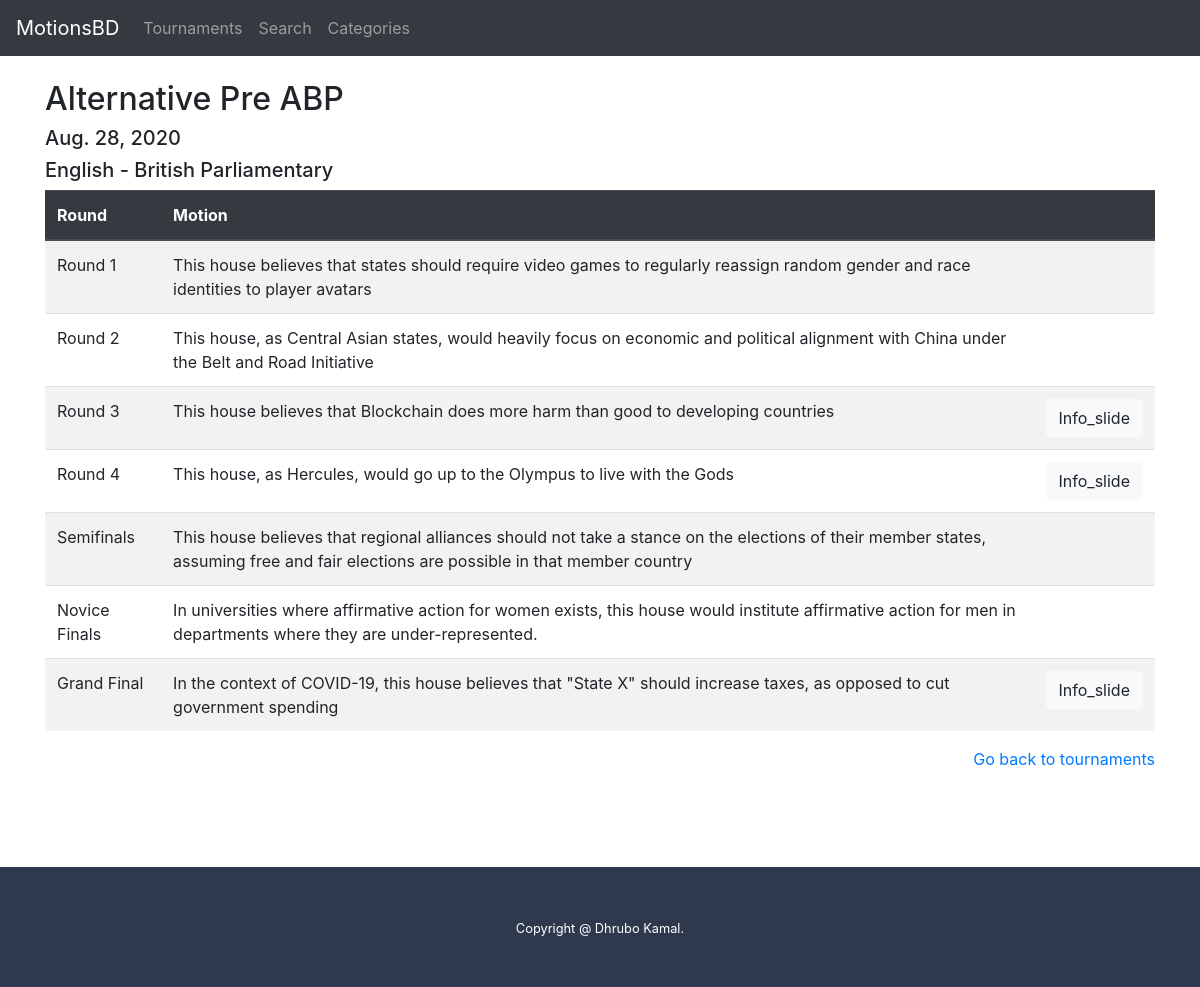
Screenshot of /tournaments/1/ with the database file from the repository.
### dir/models.py (models this page shows, shortened)
class Tournament (models.Model):
    tournament_name = models.CharField(max_length=250)
    lang = models.CharField(max_length=2, choices=[('bn', 'Bangla'), ('en', 'English')])
    format = models.CharField(max_length=3, choices=[('ap', 'AP'), ('bp', 'BP'), ('3v3', '3v3')])
    date = models.DateField()

class Motion (models.Model):
    motion_text = models.CharField(max_length=1000)
    info_slide = models.CharField(max_length=9000, blank=True)
    tournament = models.ForeignKey(Tournament, on_delete=models.CASCADE)
    round = models.CharField(max_length=30)
    category = models.ForeignKey(Category,on_delete=models.CASCADE, null=True, blank=True)

### dir/views.py (the view)
# urls.py: path('tournaments/<int:tournament_id>/', views.tournament_details, name='tournament_details'),
def tournament_details(request, tournament_id):
    try:
        tournament = Tournament.objects.get(pk=tournament_id)
    except 'Tournament not found':
        raise Http404("Tournament not found")
    return render(request, 'dir/tournament_details.html', {'tournament': tournament})

### dir/templates/dir/tournament_details.html (shortened to what this page needs)
{% extends 'dir/base.html' %}
{%  block content %}
<h2> {{ tournament.tournament_name }} </h2>
<h5> {{ tournament.date }} </h5>
<h5> {% if tournament.lang == 'bn'%} Bangla {%elif tournament.lang == 'en'%} English {% endif %} - {% if tournament.format == 'ap'%} Asian Parliamentary {%elif tournament.format == 'bp'%} British Parliamentary {%elif tournament.format == '3v3'%} 3 on 3 {% endif %} </h5>
<table class="table table-striped ">
    <thead class="thead-dark">
    <tr>
        <th scope="col"> Round </th>
        <th scope="col"> Motion </th>
        <th scope="col"> </th>
    </tr>
    </thead>
    <tbody>
    {% for motion in tournament.motion_set.all %}
        <tr>
            <td> {{ motion.round }} </td>
            <td> {{ motion.motion_text }} </td>
            <td>
                {% if motion.info_slide.strip  %}
                    <button type="button" class="btn btn-light" data-toggle="modal" data-target="#id{{ motion.id }}">
                        Info_slide
                    </button>
                {% endif %}
            </td>
        </tr>
    {% endfor %}
    </tbody>
</table>
<span style="text-align:right"><p><a href="{% url 'tournaments' %}" >Go back to tournaments</a></p> </span>
</div>
{% endblock %}

### dir/templates/dir/base.html (style rules this page uses)
a:link { text-decoration: none; }

### rows the page displays
Tournament: tournament_name "Alternative Pre ABP", date "Aug. 28, 2020"
Motion: round "Round 1", motion_text "This house believes that states should require video games to regularly reassign random gender and race identities to player avatars"
Motion: round "Round 2", motion_text "This house, as Central Asian states, would heavily focus on economic and political alignment with China under the Belt and Road Initiative"
Motion: round "Round 3", motion_text "This house believes that Blockchain does more harm than good to developing countries"
Motion: round "Round 4", motion_text "This house, as Hercules, would go up to the Olympus to live with the Gods"
Motion: round "Semifinals", motion_text "This house believes that regional alliances should not take a stance on the elections of their member states, assuming free and fair elections are possible in that member country"
Motion: round "Novice Finals", motion_text "In universities where affirmative action for women exists, this house would institute affirmative action for men in departments where they are under-represented."
Motion: round "Grand Final", motion_text "In the context of COVID-19, this house believes that \"State X\" should increase taxes, as opposed to cut government spending"
